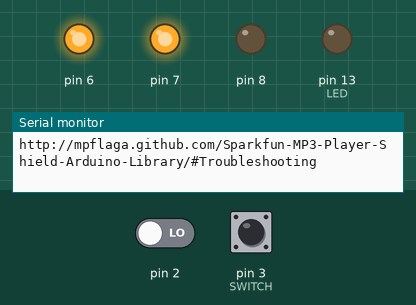
The sketch below on a simulated Arduino Uno, built for the host (arithmetic inside an expression is 32-bit, double 64-bit). Shown: output pins drawn as LEDs (lit = HIGH), the last lines printed to the serial monitor. Dashed ring = blinking. Inputs (shaded band) come from the test bench; at power-on: pin 2 LOW, pin 3 (SWITCH) LOW. Storage starts empty; random numbers use the default seed unless the sketch sets one.

Above: at 0.1 s.
At 1.0 s:
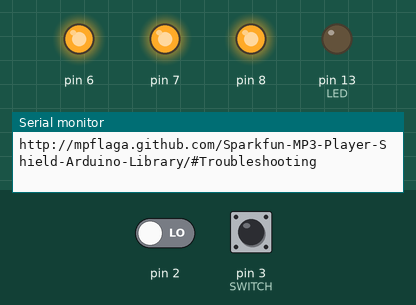
1.1 s: pin 2 driven HIGH
At 2.8 s:
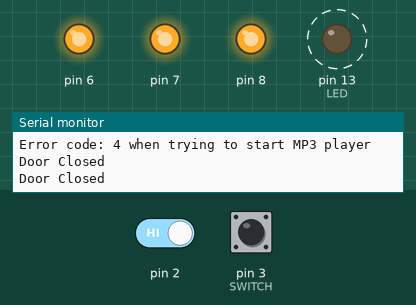
4.1 s: pin 3 (SWITCH) pulled HIGH for 3.2 s
Timing chart, 0 to 15.8 s (numbered marks = the images above; inputs shaded):
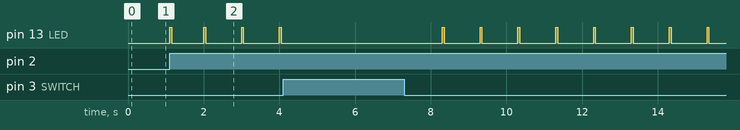

The sketch:

sitcom.SwitchWorks.ino
```cpp
#include <SPI.h>

//Add the SdFat Libraries
#include <SdFat.h>
#include <SdFatUtil.h>

//and the MP3 Shield Library
#include <SFEMP3Shield.h>

SdFat sd;
SFEMP3Shield MP3player;


//Turn on LED while reed switch is closed

#define LED 13     // pin for the LED
#define BUTTON 5  // input for BUTTON
#define SWITCH 3  // input for REED SWITCH
#define SONG "11.mp3"
long randNumber;

long millis_held;         // millisec button is held
long sec_held;            // How long the button was held (seconds)
long prev_sec_held;       // how long the button was held in the previous check
unsigned long firstTime;  // time the button was first pressed

int state;        // state of button, LOW is pushed
int door_state;
int butt_state;
byte previous_state = LOW;


void setup() {
  Serial.begin(115200);     // set up Serial library at 115200 bps
  pinMode(LED, OUTPUT);   //tell arduino LED is an output
  digitalWrite(BUTTON, HIGH);  // since we are using a 10k pull-up this is set to HIGH
  digitalWrite(SWITCH, HIGH);   //SWITCH is input

  //pinMode(BUTTON, INPUT);   //BUTTON is input

  uint8_t result; //result code from some function as to be tested at later time
  //Initialize the SdCard.
  if(!sd.begin(SD_SEL, SPI_FULL_SPEED)) sd.initErrorHalt();
  // depending upon your SdCard environment, SPI_HAVE_SPEED may work better.
  if(!sd.chdir("/")) sd.errorHalt("sd.chdir");

  //Initialize the MP3 Player Shield
  result = MP3player.begin();
  //check result, see readme for error codes.
  if(result != 0) {
    Serial.print(F("Error code: "));
    Serial.print(result);
    Serial.println(F(" when trying to start MP3 player"));
    if( result == 6 ) {
      Serial.println(F("Warning: patch file not found, skipping.")); // can be removed for space, if needed.
      Serial.println(F("Use the \"d\" command to verify SdCard can be read")); // can be removed for space, if needed.
    }
  }
}

void loop(){
  /*
  door_state = digitalRead(SWITCH);
  butt_state = digitalRead(BUTTON);

  if (butt_state == LOW || door_state == LOW){
    state = LOW;
    Serial.println("Low state");
  }
  else{
    state = previous_state;
  }
  */
  state=digitalRead(SWITCH);
  if(state == LOW && previous_state == HIGH && (millis() - firstTime > 200)){
    firstTime = millis();
    Serial.println("Now LOW was HIGH");
  }

  millis_held = (millis() - firstTime);
  sec_held = millis_held / 1000;

  if (millis_held > 50){

    if (state == LOW && sec_held > prev_sec_held){
      ledblink(1, 50, LED); //
      Serial.println("Door Closed ");
    }


    if (state == HIGH && previous_state == LOW){
      Serial.println("Door Opened ");
      playSONG();
    }
  }

  previous_state = state;
  prev_sec_held = sec_held;
}


// Just a simple helper function to blink an led in various patterns
void ledblink(int times, int lengthms, int pinnum){
  for (int x=0; x<times;x++) {
    digitalWrite(pinnum, HIGH);
    delay (lengthms);
    digitalWrite(pinnum, LOW);
    delay(lengthms);
  }
}


void playSONG()
{
    randNumber = random(11, 20); //Remember we named all the mp3s between 10 and 45?
    String testString = String(randNumber);  //Set string equal to that random number you just got
    testString += ".mp3";  //add .mp3 to the end of it
    testString.toCharArray(SONG,7); //converts the string into a character array
    Serial.println(SONG);
    SdFile file;
    file.getFilename(SONG);
    MP3player.playMP3(SONG);
    Serial.println("playing " SONG);
    file.close();
    return;
}
```

Measured:
- after the input at 1.1 s, pin 13 (LED): alternates HIGH for 0.05 s and LOW for 0.95 s, starting at once
